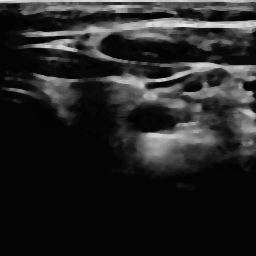
#> input picture dataset/processed/test/images/img_0147.png, 256 x 256 px; its folder holds only this picture in this run
$ python visualize.py
#> lines starting #> are read from the running program, lines starting #| are printed output that depends on the picture; after the words box and inside, x2 and y2 are one past the last pixel; in counts of white or black regions, pixels touching at a corner belong together
"""Visualization utilities for carotid ultrasound preprocessing and dataset distribution.

Generates presentation-ready figures saved directly to ./reports/:
  1. preprocessing_comparison.png: 5 samples comparing Raw -> Median -> CLAHE
  2. sample_overlays.png: 5 samples showing Preprocessed Image + Lumen Mask Overlays
  3. dataset_split_counts.png: Bar chart of train/val/test sessions and image counts
"""

import os
import glob
import random
import argparse
from typing import List, Tuple

import cv2
import numpy as np
import matplotlib.pyplot as plt
import matplotlib.ticker as ticker

# Style configuration for clean, presentation-ready academic figures
plt.rcParams["font.sans-serif"] = "DejaVu Sans"
plt.rcParams["font.family"] = "sans-serif"
plt.rcParams["axes.edgecolor"] = "#cccccc"
plt.rcParams["axes.linewidth"] = 0.8


def plot_preprocessing_stages(
    raw_img_dir: str,
    output_path: str,
    n_samples: int = 5,
    seed: int = 42,
) -> None:
    """Generate and save multi-stage comparison for 5 samples:
    Raw -> Denoised (Median k=5) -> CLAHE Enhanced.
    """
#> called with raw_img_dir = 'dataset/raw/images', output_path = 'reports/preprocessing_comparison.png', n_samples = 5, seed = 42
    raw_files = sorted(glob.glob(os.path.join(raw_img_dir, "*.png")))
    if not raw_files:
        raise FileNotFoundError(f"No PNG images found in {raw_img_dir}")

    random.seed(seed)
    chosen_files = random.sample(raw_files, min(n_samples, len(raw_files)))

    clahe = cv2.createCLAHE(clipLimit=2.0, tileGridSize=(8, 8))

    fig, axes = plt.subplots(n_samples, 4, figsize=(14, 3.2 * n_samples))
    if n_samples == 1:
        axes = np.expand_dims(axes, axis=0)

    col_titles = [
        "1. Raw Input (749x709)",
        "2. Grayscale (256x256)",
        "3. Median Denoised (k=5)",
        "4. CLAHE Enhanced (clip=2.0)",
    ]

    for row_idx, fpath in enumerate(chosen_files):
        fname = os.path.basename(fpath)
        img_bgr = cv2.imread(fpath)
#> img_bgr is the input picture: shape (256, 256, 3); min 2, max 234, mean 36.5

        # Stage 1: Raw
        img_rgb = cv2.cvtColor(img_bgr, cv2.COLOR_BGR2RGB)

        # Stage 2: Grayscale & resize
        gray = cv2.cvtColor(img_bgr, cv2.COLOR_BGR2GRAY)
        resized = cv2.resize(gray, (256, 256), interpolation=cv2.INTER_LINEAR)

        # Stage 3: Median blur
        denoised = cv2.medianBlur(resized, 5)

        # Stage 4: CLAHE
        enhanced = clahe.apply(denoised)
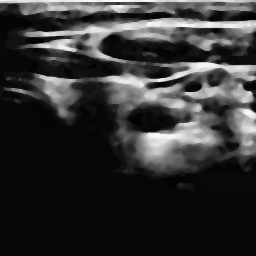
#> enhanced: shape (256, 256); min 2, max 255, mean 51.1

        stages = [img_rgb, resized, denoised, enhanced]

        for col_idx, stage_data in enumerate(stages):
            ax = axes[row_idx, col_idx]
            if col_idx == 0:
                ax.imshow(stage_data)
            else:
                ax.imshow(stage_data, cmap="gray", vmin=0, vmax=255)

            if row_idx == 0:
                ax.set_title(col_titles[col_idx], fontsize=11, fontweight="bold", pad=8)

            ax.set_xticks([])
            ax.set_yticks([])
#> this loop made 4 passes

        axes[row_idx, 0].set_ylabel(f"Sample {row_idx + 1}\n{fname[:22]}...", fontsize=9, labelpad=8)

    plt.suptitle("Carotid Ultrasound Preprocessing Pipeline (Speckle Denoising & CLAHE)", fontsize=14, fontweight="bold", y=0.995)
    plt.tight_layout()
    os.makedirs(os.path.dirname(os.path.abspath(output_path)), exist_ok=True)
    plt.savefig(output_path, dpi=200, bbox_inches="tight")
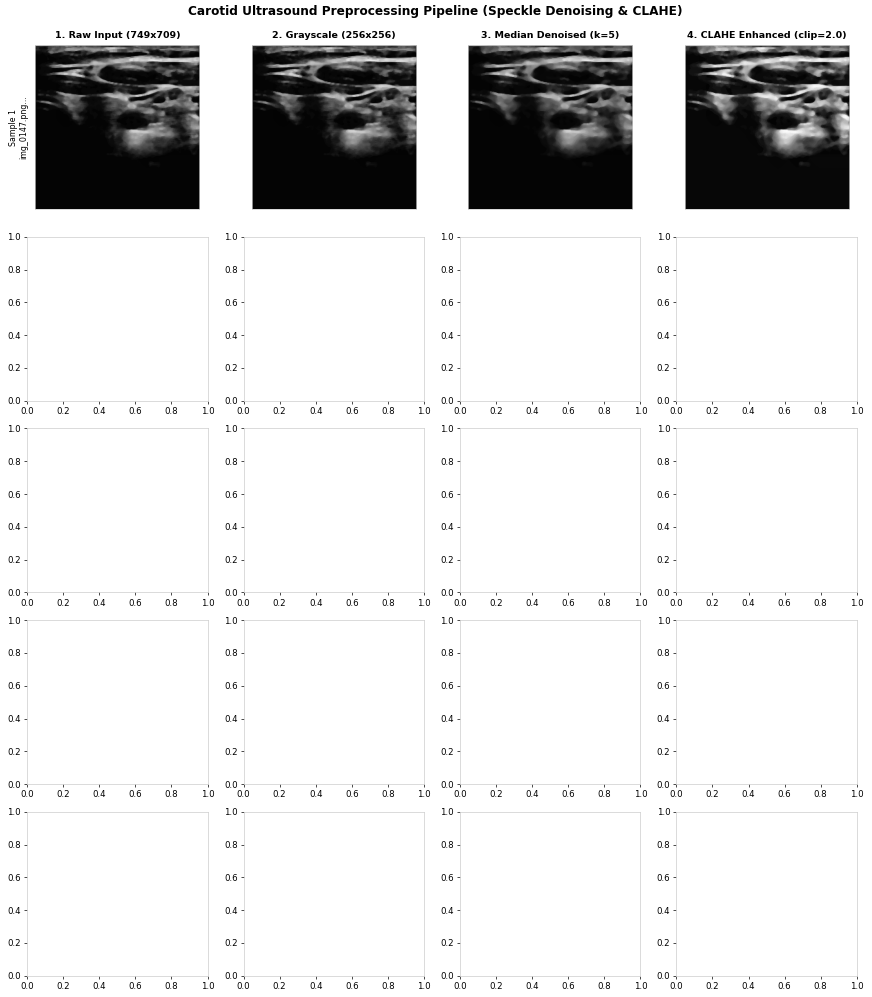
#> figure drawn by matplotlib, 4 panels
    plt.close()
    print(f"Saved preprocessing comparison figure to: {output_path}")


def plot_sample_overlays(
    images_dir: str,
    masks_dir: str,
    output_path: str,
    n_samples: int = 5,
    seed: int = 42,
) -> None:
    """Generate and save side-by-side figures showing Preprocessed Image,
    Ground Truth Mask, and Green Contour Overlay on the Artery Lumen.
    """
#> called with images_dir = 'dataset/processed/train/images', masks_dir = 'dataset/processed/train/masks', output_path = 'reports/sample_overlays.png', n_samples = 5, seed = 42
    img_files = sorted(glob.glob(os.path.join(images_dir, "*.png")))
    if not img_files:
        raise FileNotFoundError(f"No preprocessed images in {images_dir}")

    random.seed(seed)
    chosen_imgs = random.sample(img_files, min(n_samples, len(img_files)))

    fig, axes = plt.subplots(n_samples, 3, figsize=(11, 3.2 * n_samples))
    if n_samples == 1:
        axes = np.expand_dims(axes, axis=0)

    col_titles = [
        "Preprocessed Ultrasound (256x256)",
        "Ground Truth Lumen Mask (0/255)",
        "Artery Lumen Overlay",
    ]

    for row_idx, img_p in enumerate(chosen_imgs):
        fname = os.path.basename(img_p)
        mask_name = fname.replace("img_", "mask_")
        mask_p = os.path.join(masks_dir, mask_name)

        if not os.path.exists(mask_p):
            # Try same name
            mask_p = os.path.join(masks_dir, fname)

        img_gray = cv2.imread(img_p, cv2.IMREAD_GRAYSCALE)
        mask_bin = cv2.imread(mask_p, cv2.IMREAD_GRAYSCALE)

        if img_gray is None or mask_bin is None:
            continue

        # Strict binary
        _, mask_bin = cv2.threshold(mask_bin, 127, 255, cv2.THRESH_BINARY)
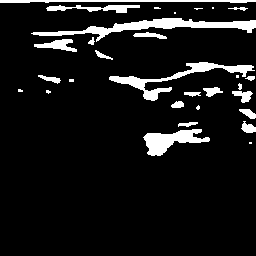
#> mask_bin: shape (256, 256); 9% white; 30 white regions (10 under 20 px)

        # Color overlay
        color_img = cv2.cvtColor(img_gray, cv2.COLOR_GRAY2BGR)
        green = np.zeros_like(color_img)
        green[:, :, 1] = mask_bin
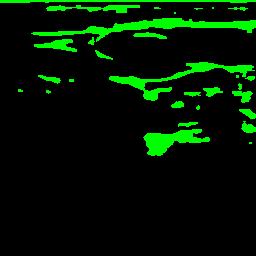
#> green: shape (256, 256, 3); mean of channels 0, 1, 2 0, 23, 0; drawn as B, G, R
        overlay = cv2.addWeighted(color_img, 0.70, green, 0.30, 0)
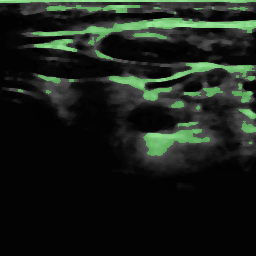
#> overlay: shape (256, 256, 3); mean B, G, R 25.6, 32.5, 25.6

        # Draw green contour around lumen boundary
        contours, _ = cv2.findContours(mask_bin, cv2.RETR_EXTERNAL, cv2.CHAIN_APPROX_SIMPLE)
#> contours = 30 contours, 12 with area under 20; largest, box (x1, y1, x2, y2) and area: (31, 18, 256, 42) 1287, (109, 62, 255, 101) 920, (143, 129, 210, 156) 785, (0, 0, 256, 3) 306, (46, 5, 140, 13) 282
        cv2.drawContours(overlay, contours, -1, (0, 255, 0), 2)
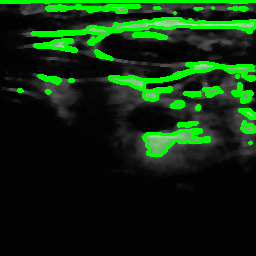
#> overlay: shape (256, 256, 3); 10.71% of pixels changed, all inside (x1, y1, x2, y2) = (0, 0, 256, 157)
        overlay_rgb = cv2.cvtColor(overlay, cv2.COLOR_BGR2RGB)

        items = [img_gray, mask_bin, overlay_rgb]

        for col_idx, item in enumerate(items):
            ax = axes[row_idx, col_idx]
            if col_idx < 2:
                ax.imshow(item, cmap="gray", vmin=0, vmax=255)
            else:
                ax.imshow(item)

            if row_idx == 0:
                ax.set_title(col_titles[col_idx], fontsize=11, fontweight="bold", pad=8)

            ax.set_xticks([])
            ax.set_yticks([])
#> this loop made 3 passes

        axes[row_idx, 0].set_ylabel(f"Sample {row_idx + 1}\n{fname}", fontsize=9, labelpad=8)

    plt.suptitle("Common Carotid Artery Lumen Ground-Truth Overlays", fontsize=14, fontweight="bold", y=0.995)
    plt.tight_layout()
    os.makedirs(os.path.dirname(os.path.abspath(output_path)), exist_ok=True)
    plt.savefig(output_path, dpi=200, bbox_inches="tight")
    plt.close()
    print(f"Saved sample overlays figure to: {output_path}")


def plot_dataset_splits(
    processed_dir: str,
    output_path: str,
) -> None:
    """Generate and save publication-quality bar chart showing session and image counts
    across Train, Validation, and Test splits.
    """
#> called with processed_dir = 'dataset/processed', output_path = 'reports/dataset_split_counts.png'
    splits = ["train", "val", "test"]
    split_labels = ["Train (70%)", "Validation (15%)", "Test (15%)"]
    img_counts = []
    session_counts = []

    for sp in splits:
        sp_img_dir = os.path.join(processed_dir, sp, "images")
        sp_csv = os.path.join(processed_dir, sp, f"{sp}_metadata.csv")

        # Count images
        imgs = glob.glob(os.path.join(sp_img_dir, "*.png"))
        img_counts.append(len(imgs))

        # Count sessions from metadata or filenames
        if os.path.exists(sp_csv):
            import csv
            sessions = set()
            with open(sp_csv, mode="r", encoding="utf-8") as f:
                reader = csv.DictReader(f)
                for r in reader:
                    sessions.add(r.get("session_id", ""))
            session_counts.append(len(sessions))
        else:
            session_counts.append(0)

    total_imgs = sum(img_counts)

    fig, (ax1, ax2) = plt.subplots(1, 2, figsize=(11, 4.5))

    # Chart 1: Image counts
    colors_imgs = ["#2b5c8f", "#d97724", "#2e7d32"]
    bars1 = ax1.bar(split_labels, img_counts, color=colors_imgs, width=0.55, edgecolor="#333333", linewidth=1)
    ax1.set_title("Number of Ultrasound Images", fontsize=12, fontweight="bold", pad=12)
    ax1.set_ylabel("Image Count", fontsize=10)
    ax1.grid(axis="y", linestyle="--", alpha=0.4)
    ax1.set_ylim(0, max(img_counts) * 1.18)

    for bar, count in zip(bars1, img_counts):
        pct = (count / total_imgs * 100.0) if total_imgs > 0 else 0
        h = bar.get_height()
        ax1.text(
            bar.get_x() + bar.get_width() / 2.0,
            h + 15,
            f"{count:,}\n({pct:.1f}%)",
            ha="center",
            va="bottom",
            fontsize=10,
            fontweight="bold",
        )

    # Chart 2: Session counts
    colors_sess = ["#5c768d", "#e09153", "#5c9e60"]
    bars2 = ax2.bar(split_labels, session_counts, color=colors_sess, width=0.55, edgecolor="#333333", linewidth=1)
    ax2.set_title("Number of Independent Recording Sessions", fontsize=12, fontweight="bold", pad=12)
    ax2.set_ylabel("Session Count", fontsize=10)
    ax2.grid(axis="y", linestyle="--", alpha=0.4)
    total_sess = sum(session_counts)
    ax2.set_ylim(0, max(session_counts) * 1.22)

    for bar, count in zip(bars2, session_counts):
        pct = (count / total_sess * 100.0) if total_sess > 0 else 0
        h = bar.get_height()
        ax2.text(
            bar.get_x() + bar.get_width() / 2.0,
            h + 0.6,
            f"{count} sessions\n({pct:.1f}%)",
            ha="center",
            va="bottom",
            fontsize=10,
            fontweight="bold",
        )

    plt.suptitle("Dataset Split Breakdown (Session-Wise, No Subject Overlap)", fontsize=13, fontweight="bold", y=1.02)
    plt.tight_layout()
    os.makedirs(os.path.dirname(os.path.abspath(output_path)), exist_ok=True)
    plt.savefig(output_path, dpi=200, bbox_inches="tight")
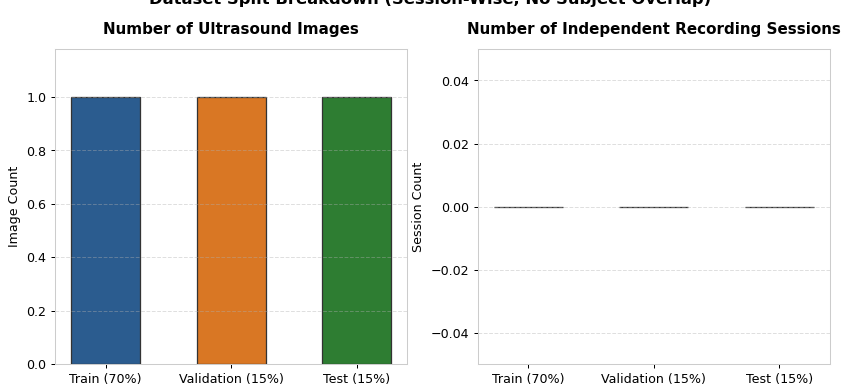
#> figure drawn by matplotlib, 2 panels
    plt.close()
    print(f"Saved dataset split breakdown chart to: {output_path}")


if __name__ == "__main__":
    parser = argparse.ArgumentParser(description="Generate dataset visualization figures.")
    parser.add_argument(
        "--raw-dir",
        type=str,
        default="dataset/raw/images",
        help="Path to raw ultrasound images.",
    )
    parser.add_argument(
        "--processed-dir",
        type=str,
        default="dataset/processed",
        help="Path to processed dataset root folder.",
    )
    parser.add_argument(
        "--reports-dir",
        type=str,
        default="reports",
        help="Path to reports output folder.",
    )

    args = parser.parse_args()

    script_dir = os.path.dirname(os.path.abspath(__file__))
    project_root = os.path.dirname(script_dir)

    def resolve_path(p: str) -> str:
        return p if os.path.isabs(p) else os.path.join(project_root, p)

    raw_path = resolve_path(args.raw_dir)
    proc_path = resolve_path(args.processed_dir)
    rep_path = resolve_path(args.reports_dir)

    print("=== Generating Visualization Figures ===")
    # 1. Preprocessing comparison
    comp_out = os.path.join(rep_path, "preprocessing_comparison.png")
    plot_preprocessing_stages(raw_path, comp_out, n_samples=5)

    # 2. Sample overlays (use train split if available, else all)
    train_imgs = os.path.join(proc_path, "train", "images")
    train_masks = os.path.join(proc_path, "train", "masks")
    if not os.path.exists(train_imgs):
        train_imgs = os.path.join(proc_path, "all", "images")
        train_masks = os.path.join(proc_path, "all", "masks")

    overlay_out = os.path.join(rep_path, "sample_overlays.png")
    plot_sample_overlays(train_imgs, train_masks, overlay_out, n_samples=5)

    # 3. Split counts bar chart
    split_chart_out = os.path.join(rep_path, "dataset_split_counts.png")
    plot_dataset_splits(proc_path, split_chart_out)

    print("All visualization figures created successfully in reports/!")
